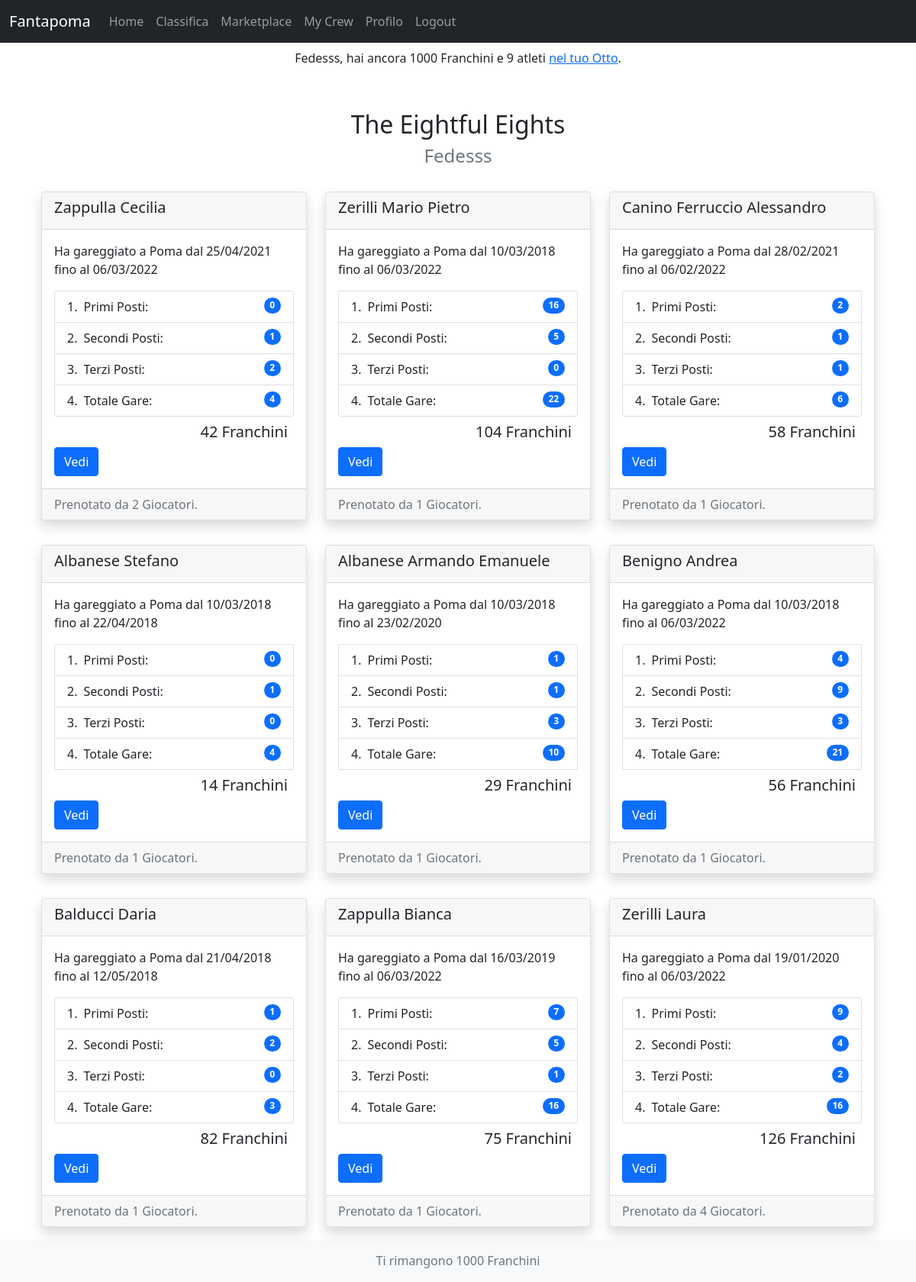
Screenshot of /fantapoma/mycrew/ (signed in) with the database file from the repository.
### fantapoma/models.py (models this page shows, shortened)
class Player(models.Model):
    user = models.OneToOneField(User, on_delete=models.CASCADE, primary_key=True)
    franchs = models.IntegerField(blank=True, default=200)
    team_name = models.CharField(max_length=200, default='8+')
    score = models.IntegerField(blank=True, null=True, default=0)

class Athlete(models.Model):
    name = models.CharField(max_length=200)
    born = models.DateField('Date of Birth', default=datetime.date(2000,1,1))
    club = models.CharField(max_length=200, default='Società Canottieri Palermo')
    total = models.IntegerField('Total Races', default=0)
    first = models.IntegerField(default=0)
    second = models.IntegerField(default=0)
    third = models.IntegerField(default=0)
    first_time = models.DateField('First Race Date')
    last_time = models.DateField('Last Race Date')
    points = models.IntegerField(default=0)
    players = models.ManyToManyField(User, blank=True)
    @property
    def bookings(self):
        n = self.players.all().count()
        return n
    @property
    def adjusted_points(self):
        booking_term = self.points*(math.tanh(self.bookings/4))
        adjusted_points = self.points + booking_term
        return int(adjusted_points)

### fantapoma/views.py (the view)
# urls.py: path('mycrew/', MyCrewView.as_view(), name='mycrew'),
class MyCrewView(LoginRequiredMixin, ListView):
    model = Athlete
    template_name = "fantapoma/mycrew.html"
    context_object_name = 'player'
    def get_queryset(self):
        self.user = self.request.user
        return self.user.athlete_set.all()
    def get_context_data(self, **kwargs):
        self.user = self.request.user
        context = super().get_context_data(**kwargs)
        context['atleti'] = self.user.athlete_set.all()
        return context

### fantapoma/templates/fantapoma/mycrew.html (shortened to what this page needs)
{% extends "base.html" %}
{% block content %}
<div class="container header text-center mt-5">
  <h2>{{ request.user.player.team_name }}</h2>
  <h3 class="text-muted fw-light fs-4">{{ request.user.username }}</h3>
</div>
<div class="container card-container mt-2">
  <div class="container-fluid object">
    <div class="row">
    {% for object in object_list %}
      <div class="col-sm-4 my-3">
        <div class="card shadow">
          <div class="card-header">
            <h5>{{object.name}}</h5>
          </div>
          <div class="card-body">
            <p class="card-text">Ha gareggiato a Poma dal {{object.first_time|date:'d/m/Y'}} fino al {{object.last_time|date:'d/m/Y'}}</p>
            <ul class="list-group list-group-numbered">
              <li class="list-group-item d-flex justify-content-between align-items-start">
                <div class="ms-2 me-auto">Primi Posti:</div>
                <span class="badge bg-primary rounded-pill">{{object.first}}</span>
              </li>
              <li class="list-group-item d-flex justify-content-between align-items-start">
                <div class="ms-2 me-auto">Secondi Posti:</div>
                <span class="badge bg-primary rounded-pill">{{object.second}}</span>
              </li>
              <li class="list-group-item d-flex justify-content-between align-items-start">
                <div class="ms-2 me-auto">Terzi Posti:</div>
                <span class="badge bg-primary rounded-pill">{{object.third}}</span>
              </li>
              <li class="list-group-item d-flex justify-content-between align-items-start">
                <div class="ms-2 me-auto">Totale Gare:</div>
                <span class="badge bg-primary rounded-pill">{{object.total}}</span>
              </li>
            </ul>
            <h5 class="card-text text-end m-2">{{ object.adjusted_points }} Franchini</h5>
            <a href="{% url 'view-athlete' object.id %}" class="btn btn-primary">Vedi</a>
          </div>
          <div class="card-footer text-muted">
            Prenotato da {{ object.bookings }} Giocatori.
          </div>
        </div>
      </div>
    {% endfor %}
    </div>
  </div>
</div>
{% endblock %}
{% block footer %}
<footer class="footer mt-auto py-3 bg-light text-center">
  <div class="container">
    <span class="text-muted">Ti rimangono {{ request.user.player.franchs }} Franchini</span>
  </div>
</footer>
{% endblock %}

### fantapoma/templates/base.html (shortened to what this page needs)
{% load static %}
<!doctype html>
<html lang="en">
  <head>
    <link href="https://cdn.jsdelivr.net/npm/bootstrap@5.1.3/dist/css/bootstrap.min.css" rel="stylesheet">
  </head>
  <body class="d-flex flex-column h-100">
    {% include "fantapoma/navbar.html" %}
    {% block content %}{% endblock %}
    {% block footer %}{% endblock %}
  </body>
</html>

### fantapoma/templates/fantapoma/navbar.html (shortened to what this page needs)
{% block navbar %}
<nav class="navbar navbar-expand-lg navbar-dark bg-dark">
  <div class="container-fluid">
    <a class="navbar-brand" href="#">Fantapoma</a>
    <div class="collapse navbar-collapse" id="navbarNav">
      <ul class="navbar-nav">
        <li class="nav-item">
          <a class="nav-link" aria-current="page" href="{% url 'fantapoma' %}">Home</a>
        </li>
        <li class="nav-item">
          <a class="nav-link" href="{% url 'leaderboard' %}">Classifica</a>
        </li>
        {% if request.user.is_authenticated %}
        <li class="nav-item">
          <a class="nav-link" href="{% url 'marketplace' %}">Marketplace</a>
        </li>
        <li class="nav-item">
          <a class="nav-link" href="{% url 'mycrew' %}">My Crew</a>
        </li>
        <li class="nav-item">
          <a class="nav-link" href="{% url 'fantaplayers:profile' request.user.id %}">Profilo</a>
        </li>
        <li class="nav-item">
          <a class="nav-link" href="{% url 'fantaplayers:logout' %}">Logout</a>
        </li>
        {% endif %}
      </ul>
    </div>
  </div>
</nav>
{% if request.user.is_authenticated %}
<nav class="nav justify-content-center">
  <span class="navbar-text">
    {{ request.user|title }}, hai ancora {{ request.user.player.franchs }} Franchini e
    {{ request.user.athlete_set.count }} atleti <a href={% url 'mycrew' %}>nel tuo Otto</a>.
  </span>
</nav>
{% endif %}
{% endblock %}

### rows the page displays
Athlete: name "Zappulla Cecilia", first_time "25/04/2021", last_time "06/03/2022", first "0", second "1", third "2", total "4", adjusted_points "42", bookings "2"
Athlete: name "Zerilli Mario Pietro", first_time "10/03/2018", last_time "06/03/2022", first "16", second "5", third "0", total "22", adjusted_points "104", bookings "1"
Athlete: name "Canino Ferruccio Alessandro", first_time "28/02/2021", last_time "06/02/2022", first "2", second "1", third "1", total "6", adjusted_points "58", bookings "1"
Athlete: name "Albanese Stefano", first_time "10/03/2018", last_time "22/04/2018", first "0", second "1", third "0", total "4", adjusted_points "14", bookings "1"
Athlete: name "Albanese Armando Emanuele", first_time "10/03/2018", last_time "23/02/2020", first "1", second "1", third "3", total "10", adjusted_points "29", bookings "1"
Athlete: name "Benigno Andrea", first_time "10/03/2018", last_time "06/03/2022", first "4", second "9", third "3", total "21", adjusted_points "56", bookings "1"
Athlete: name "Balducci Daria", first_time "21/04/2018", last_time "12/05/2018", first "1", second "2", third "0", total "3", adjusted_points "82", bookings "1"
Athlete: name "Zappulla Bianca", first_time "16/03/2019", last_time "06/03/2022", first "7", second "5", third "1", total "16", adjusted_points "75", bookings "1"
Athlete: name "Zerilli Laura", first_time "19/01/2020", last_time "06/03/2022", first "9", second "4", third "2", total "16", adjusted_points "126", bookings "4"

### other values shown
{{ request.user|title }} "Fedesss"
{{ request.user.player.franchs }} "1000"
{{ request.user.athlete_set.count }} "9"
{{ request.user.player.team_name }} "The Eightful Eights"
{{ request.user.username }} "Fedesss"
